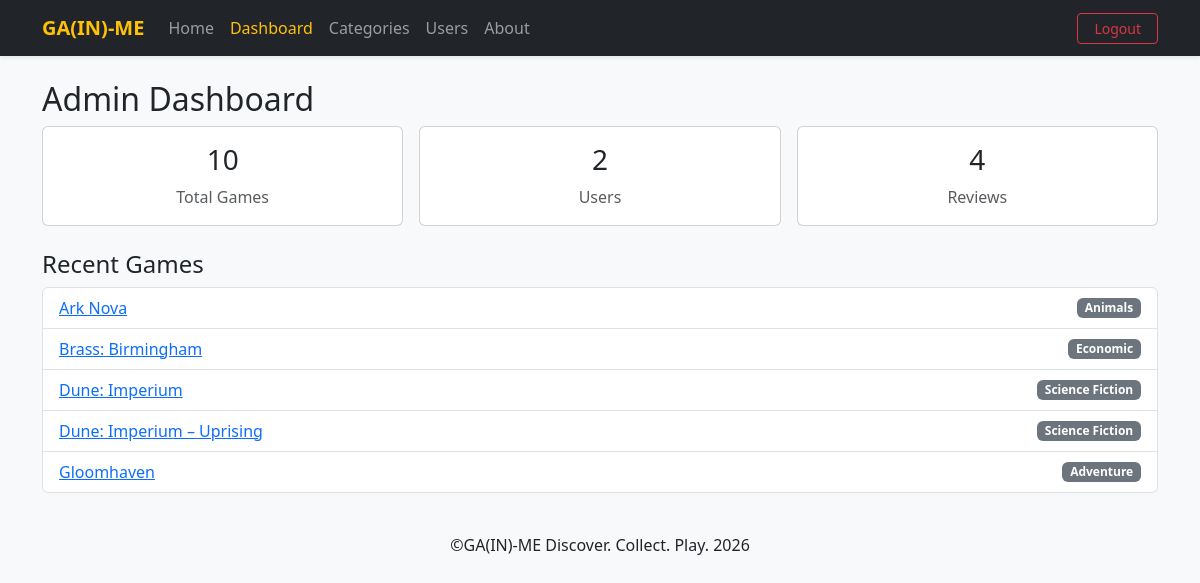
/admin/dashboard.php (signed in), run on the app's committed database.
### tables this page shows
CREATE TABLE `games` (
  `id` int(11) NOT NULL,
  `name` varchar(255) NOT NULL,
  `date_published` date NOT NULL,
  `description` text NOT NULL,
  `category_id` int(11) NOT NULL DEFAULT '1',
  `min_players` int(11) NOT NULL DEFAULT '1',
  `max_players` int(11) NOT NULL DEFAULT '4',
  `min_play_time` int(11) NOT NULL DEFAULT '30',
  `max_play_time` int(11) NOT NULL DEFAULT '60',
  `image_url` varchar(255) DEFAULT NULL
);

CREATE TABLE `categories` (
  `id` int(11) NOT NULL,
  `category_name` varchar(100) NOT NULL,
  `description` varchar(255) DEFAULT NULL
);

### db.php (called while the page is built, shortened)
<?php
function create_connection()
{
    $hostname = "localhost";
    $username = "root";
    $password = "root";
    $dbname = "wdp_a3";
    $conn = mysqli_connect($hostname, $username, $password, $dbname);
    return $conn;
}
function get_all_games(int $limit = 100)
{
    $conn = create_connection();
    $sql = "SELECT games.*, categories.category_name
            FROM games
            JOIN categories ON games.category_id = categories.id
            ORDER BY games.name LIMIT ?";
    $stmt = $conn->prepare($sql);
    $stmt->bind_param("i", $limit);
    $stmt->execute();
    $games = $stmt->get_result()->fetch_all(MYSQLI_ASSOC);
    return $games;
}
function get_stats()
{
    $conn = create_connection();
    $stats = [
        "games" => $conn->query("SELECT COUNT(*) c FROM games")->fetch_assoc()["c"],
        "users" => $conn->query("SELECT COUNT(*) c FROM users")->fetch_assoc()["c"],
        "reviews" => $conn->query("SELECT COUNT(*) c FROM reviews")->fetch_assoc()["c"],
    ];
    return $stats;
}

### admin/dashboard.php (the view, shortened to what this page needs)
<?php
require_once("../db.php");
require_once("../components/header.php");
$stats = get_stats();
$recentGames = get_all_games(5);
?>
<h2>Admin Dashboard</h2>
<div class="row g-3 mb-4">
    <div class="col-md-4">
        <div class="card p-3 text-center">
            <h3><?php echo $stats["games"]; ?></h3>
            <div class="text-muted">Total Games</div>
        </div>
    </div>
    <div class="col-md-4">
        <div class="card p-3 text-center">
            <h3><?php echo $stats["users"]; ?></h3>
            <div class="text-muted">Users</div>
        </div>
    </div>
    <div class="col-md-4">
        <div class="card p-3 text-center">
            <h3><?php echo $stats["reviews"]; ?></h3>
            <div class="text-muted">Reviews</div>
        </div>
    </div>
</div>
<h4>Recent Games</h4>
<ul class="list-group mb-4">
    <?php foreach ($recentGames as $game): ?>
        <li class="list-group-item d-flex justify-content-between align-items-center">
            <a href="../game.php?id=<?php echo $game["id"]; ?>"><?php echo htmlspecialchars($game["name"]); ?></a>
            <span class="badge bg-secondary"><?php echo htmlspecialchars($game["category_name"]); ?></span>
        </li>
    <?php endforeach; ?>
</ul>
<?php require_once("../components/footer.php"); ?>

### data on the page
games: name "Ark Nova", category.category_name "Animals"
games: name "Brass: Birmingham", category.category_name "Economic"
games: name "Dune: Imperium", category.category_name "Science Fiction"
games: name "Dune: Imperium – Uprising", category.category_name "Science Fiction"
games: name "Gloomhaven", category.category_name "Adventure"

### other printed values
$stats["games"] "10"
$stats["users"] "2"
$stats["reviews"] "4"
